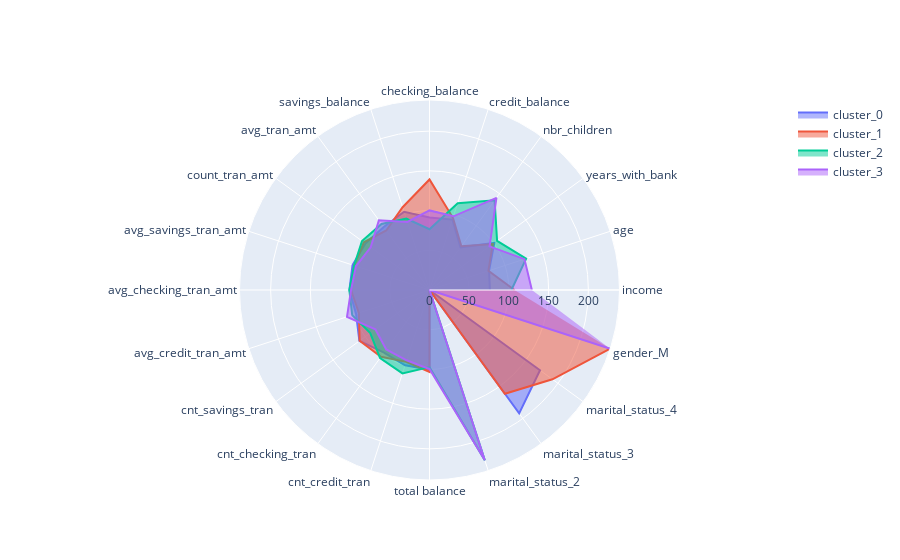

Write notebook code for a chart like this one.
### Markdown cell above
***Banking Behaviour Radar Chart***

### Code cell
plot_radar_chart(Nik(df_cust_seg, 'MinMax', 'KMeans', 4, epsilon=0.2, min_samples=10))

### Figure 1 — Plotly figure (JSON) as saved in the notebook; plotly's stock layout.template omitted (floating-point values rounded to 4 significant figures)
{"data": [{"fill": "toself", "name": "cluster_0", "r": [76.05, 78.86, 100.8, 66.44, 93.23, 91.16, 103.5, 97.96, 99.64, 101.9, 100.8, 97.21, 109.1, 97.36, 99.6, 100.4, 0, 192.1, 171.9, 0], "theta": ["income", "age", "years_with_bank", "nbr_children", "credit_balance", "checking_balance", "savings_balance", "avg_tran_amt", "count_tran_amt", "avg_savings_tran_amt", "avg_checking_tran_amt", "avg_credit_tran_amt", "cnt_savings_tran", "cnt_checking_tran", "cnt_credit_tran", "total balance", "marital_status_2", "marital_status_3", "marital_status_4", "gender_M "], "type": "scatterpolar", "visible": true}, {"fill": "toself", "name": "cluster_1", "r": [107.0, 77.97, 98.58, 68.23, 95.54, 139.2, 109.5, 92.62, 102.3, 99.68, 98.82, 93.54, 108.7, 103.8, 95.12, 103.3, 0, 161.4, 191.3, 239.2], "theta": ["income", "age", "years_with_bank", "nbr_children", "credit_balance", "checking_balance", "savings_balance", "avg_tran_amt", "count_tran_amt", "avg_savings_tran_amt", "avg_checking_tran_amt", "avg_credit_tran_amt", "cnt_savings_tran", "cnt_checking_tran", "cnt_credit_tran", "total balance", "marital_status_2", "marital_status_3", "marital_status_4", "gender_M "], "type": "scatterpolar", "visible": true}, {"fill": "toself", "name": "cluster_2", "r": [103.1, 127.9, 105.2, 139.5, 114.9, 76.45, 94.55, 102.8, 105.1, 99.82, 100.9, 102.3, 92.23, 105.9, 110.3, 97.0, 225.4, 0, 0, 0], "theta": ["income", "age", "years_with_bank", "nbr_children", "credit_balance", "checking_balance", "savings_balance", "avg_tran_amt", "count_tran_amt", "avg_savings_tran_amt", "avg_checking_tran_amt", "avg_credit_tran_amt", "cnt_savings_tran", "cnt_checking_tran", "cnt_credit_tran", "total balance", "marital_status_2", "marital_status_3", "marital_status_4", "gender_M "], "type": "scatterpolar", "visible": true}, {"fill": "toself", "name": "cluster_3", "r": [128.9, 125.7, 93.51, 143.4, 97.53, 100.2, 90.0, 108.4, 91.5, 97.37, 98.75, 109.2, 84.27, 92.58, 93.02, 99.4, 225.4, 0, 0, 239.2], "theta": ["income", "age", "years_with_bank", "nbr_children", "credit_balance", "checking_balance", "savings_balance", "avg_tran_amt", "count_tran_amt", "avg_savings_tran_amt", "avg_checking_tran_amt", "avg_credit_tran_amt", "cnt_savings_tran", "cnt_checking_tran", "cnt_credit_tran", "total balance", "marital_status_2", "marital_status_3", "marital_status_4", "gender_M "], "type": "scatterpolar", "visible": true}], "layout": {"autosize": true, "polar": {"angularaxis": {"type": "category"}, "radialaxis": {"autorange": true, "range": [0, 239.2], "type": "linear", "visible": true}}, "showlegend": true}}
